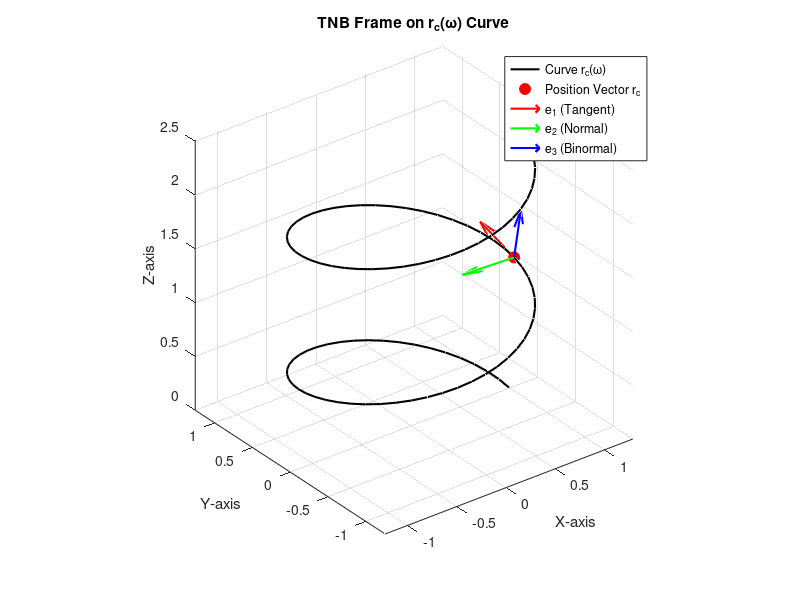

Source code (MATLAB):
% Parameters
t = linspace(0, 4 * pi, 100); % Parameter along the curve
a = 1; % Radius of the helix
b = 0.2; % Pitch of the helix

% Define the curve r_c(omega)
x = a * cos(t);
y = a * sin(t);
z = b * t;
curve = [x; y; z];

% Choose a point on the curve (index 50 here for demonstration)
index = 50;
r_c = curve(:, index); % Position vector at the chosen point

% Calculate Tangent (e1), Normal (e2), and Binormal (e3) at the chosen point
dr = gradient(curve, t(2) - t(1)); % Derivative along the curve
d2r = gradient(dr, t(2) - t(1)); % Second derivative along the curve

T = dr(:, index); % Tangent vector (not unit)
T = T / norm(T); % Normalize to get unit vector e1

N = d2r(:, index); % Normal vector (not unit)
N = N - dot(N, T) * T; % Ensure orthogonality
N = N / norm(N); % Normalize to get unit vector e2

B = cross(T, N); % Binormal vector (already unit if T and N are unit)
B = B / norm(B); % Normalize to get unit vector e3

% Plot the curve
figure;
plot3(x, y, z, 'k', 'LineWidth', 1.5); hold on;
plot3(r_c(1), r_c(2), r_c(3), 'ro', 'MarkerSize', 8, 'MarkerFaceColor', 'r'); % Position vector point

% Plot TNB frame at the chosen point
quiver3(r_c(1), r_c(2), r_c(3), T(1), T(2), T(3), 0.5, 'r', 'LineWidth', 1.5, 'DisplayName', 'e_1 (Tangent)');
quiver3(r_c(1), r_c(2), r_c(3), N(1), N(2), N(3), 0.5, 'g', 'LineWidth', 1.5, 'DisplayName', 'e_2 (Normal)');
quiver3(r_c(1), r_c(2), r_c(3), B(1), B(2), B(3), 0.5, 'b', 'LineWidth', 1.5, 'DisplayName', 'e_3 (Binormal)');

% Labels and Legend
xlabel('X-axis');
ylabel('Y-axis');
zlabel('Z-axis');
title('TNB Frame on r_{c}(\omega) Curve');
legend('Curve r_{c}(\omega)', 'Position Vector r_{c}', 'e_1 (Tangent)', 'e_2 (Normal)', 'e_3 (Binormal)');
grid on;
axis equal;
view(3); % 3D view

hold off;
